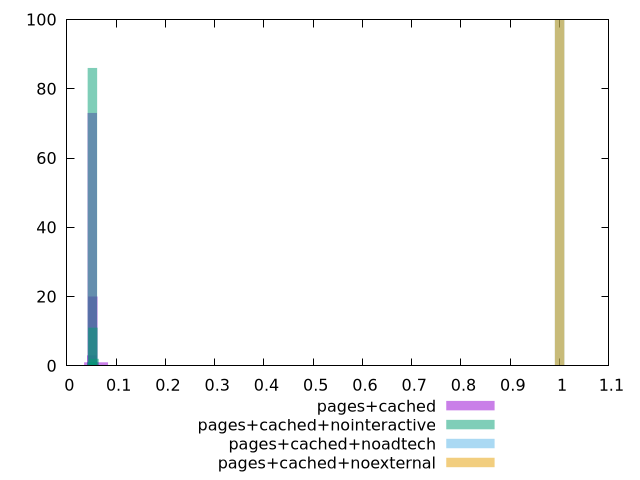

gnuplot code for this plot:
$_pagesCached <<EOF
0.07402930841551728 1
0.05277336837541826 20
0.044710770429173805 1
0.05167392320093038 73
0.0505744780264425 3
0.054239295274735436 1
0.055338740449223316 1
EOF
$_pagesCachedNointeractive <<EOF
0.051886552772366513 86
0.05292949855673569 11
0.05527612657156634 2
0.050582870541905044 1
EOF
$_pagesCachedNoadtech <<EOF
1 100
EOF
$_pagesCachedNoexternal <<EOF
1 100
EOF
set key outside below
set terminal pngcairo
set output "report_00004_2020-11-02T20-21-41.718Z/unused-javascript/unused-javascript_pages+cached_pages+cached+nointeractive_pages+cached+noadtech_pages+cached+noexternal+hist.png"
set boxwidth 0.019105784591416524
set style fill transparent solid 0.5 noborder
set yrange [0:100]
plot $_pagesCached title "pages+cached" with boxes ,$_pagesCachedNointeractive title "pages+cached+nointeractive" with boxes ,$_pagesCachedNoadtech title "pages+cached+noadtech" with boxes ,$_pagesCachedNoexternal title "pages+cached+noexternal" with boxes ,
